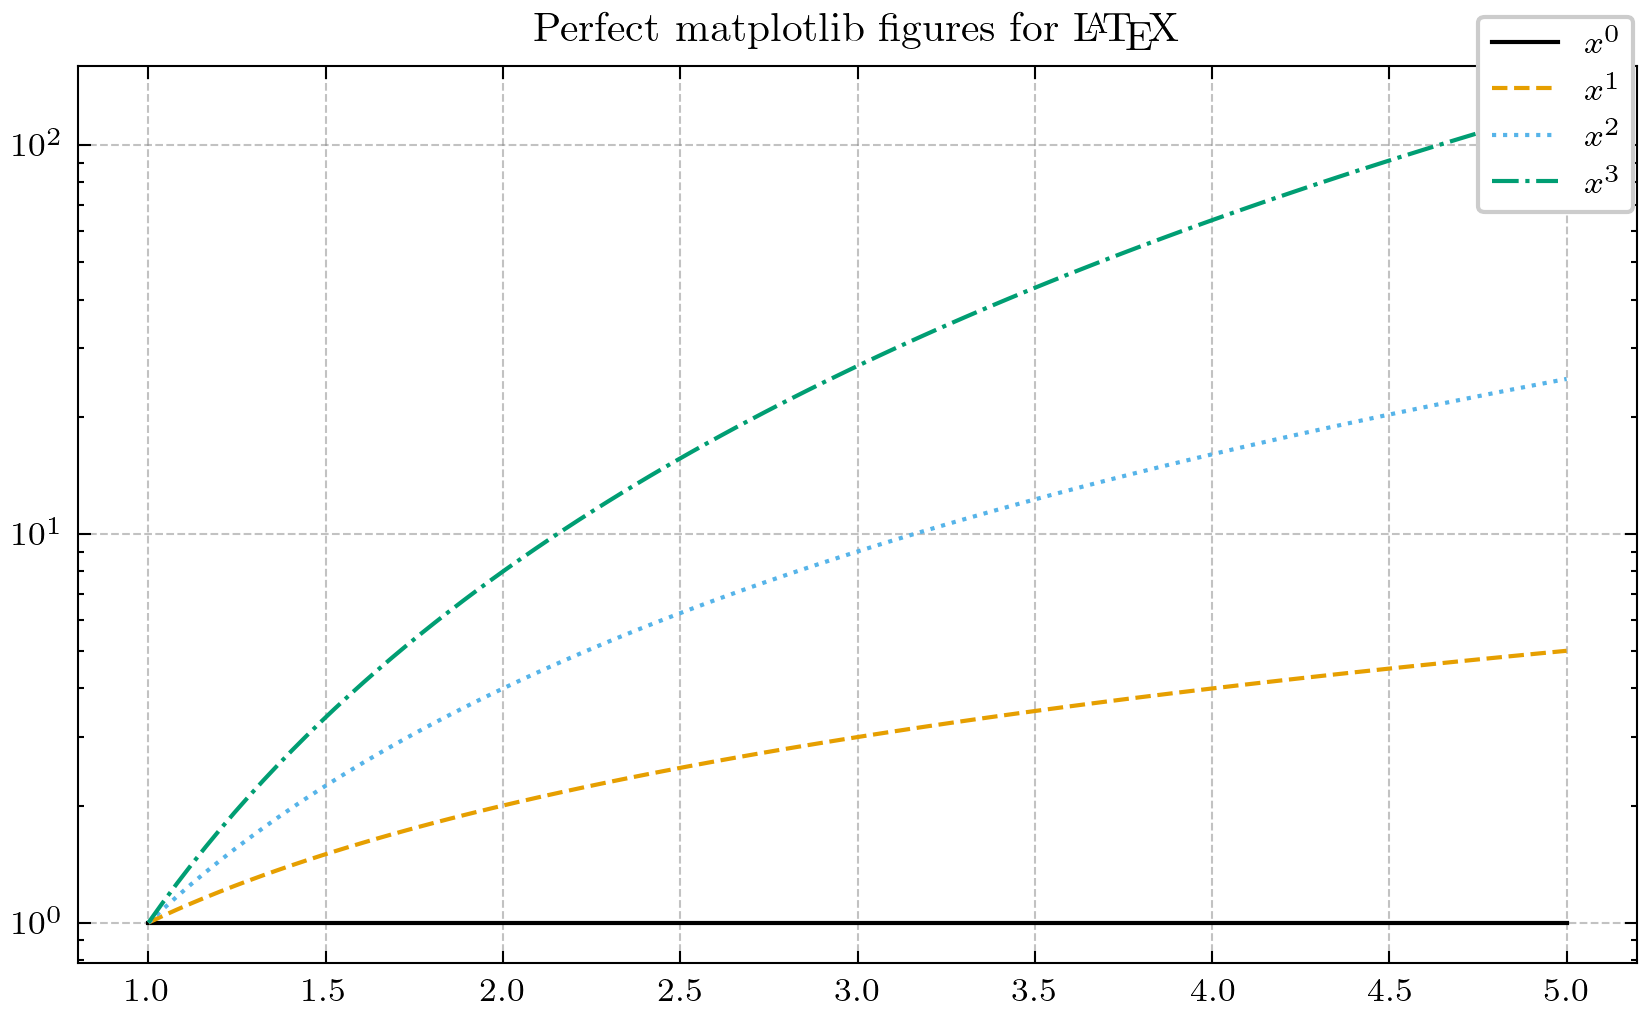

Reproduce this figure in Python.
import matplotlib.pyplot as plt
import numpy as np

plt.style.use("latex10pt")

x = np.linspace(1, 5, 100)

for t in range(4):
    label = f"$x^{t}$"
    plt.plot(x, x ** t, label=label)

plt.yscale("log")
plt.title("Perfect matplotlib figures for \\LaTeX")
plt.grid()
plt.legend()
plt.tight_layout()

plt.savefig("example_poly")
plt.savefig("example_poly.png")
